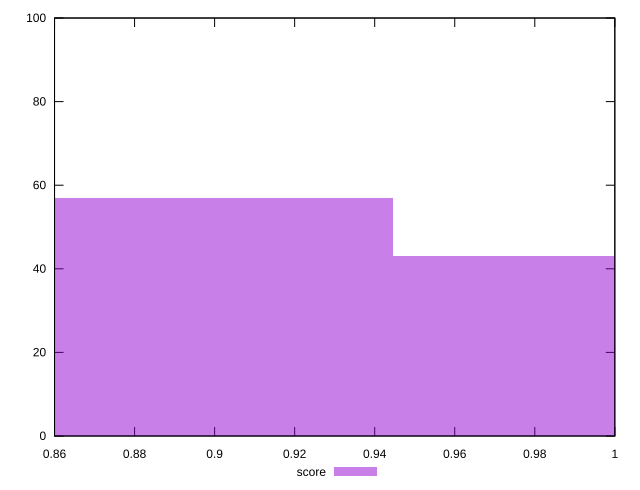

Write gnuplot code to recreate this figure.
reset

$score <<EOF
0.8718314302731704 57
1.0171366686520322 43
EOF

set key outside below
set boxwidth 0.14530523837886175
set xrange [0.86:1]
set yrange [0:100]
set trange [0:100]
set style fill transparent solid 0.5 noborder
set terminal svg size 640, 490 enhanced background rgb 'white'
set output "report_00013_2021-02-09T12-04-24.940Z/unminified-javascript/samples/pages+cached+noadtech/score/histogram.svg"

plot $score title "score" with boxes

reset
